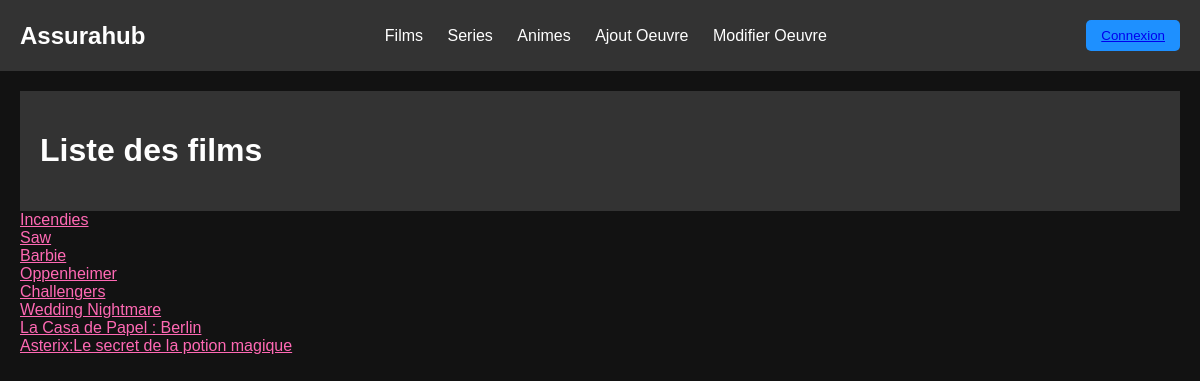
/View/index.php, run on the app's committed database.
### tables this page shows
create table OeuvreCinematographique (
codifOC int AUTO_INCREMENT, 
titreOriginal VARCHAR(250) NOT NULL,
titreFrancais VARCHAR(250) NOT NULL,
anneeSortie int NOT NULL,
resume VARCHAR(1000),
nbEpisode int NOT NULL,
codRea int NOT NULL,
classOC int NOT NULL,
codGenre int NOT NULL,
CONSTRAINT OeuvreCinematographique_pk primary key (codifOC),
CONSTRAINT OeuvreCinematographique_Realisateur_fk FOREIGN key (codRea) REFERENCES Realisateur (codRea),
CONSTRAINT OeuvreCinematographique_Classification_fk FOREIGN key (classOC) REFERENCES Classification (classOC),
CONSTRAINT OeuvreCinematographique_Genre_fk FOREIGN key (codGenre) REFERENCES  Genre (codGenre));

### Model/DAO/OeuvreCinematographiqueDAO.php (the view, shortened to what this page needs)
<?php
class OeuvreCinematographiqueDAO {
    private $bdd;
    public function __construct(\PDO $bdd) {
        $this->bdd = $bdd;
    }
    public  function affichageacceuil(){
            $sql= "SELECT codifOC, titreOriginal FROM OeuvreCinematographique ";
        try {
            $resultat = $this->bdd->query($sql);
        } catch (PDOException $e) {
            die($e->getMessage());
        }
            $result = $resultat->fetchAll(\PDO::FETCH_ASSOC);
            $filmacceuil = [];
            foreach ($result as $acceuil){
                $filmacceuil[] = new Filmacceuil(
                    $acceuil['codifOC'],
                    $acceuil['titreOriginal'],
                );
            }
            $liendetail = "detailoeuvre.php";
        foreach ($result as $acceuil) {
            echo "<div class='film-list'>";
            echo "<a href = '$liendetail' class ='film'  >" .$acceuil['titreOriginal'] ." </a href>";
            echo "</div>";
        }
            return $filmacceuil;
    }
}

### View/assets/style.css (style rules this page uses)
body { background-color: #121212; color: #FFFFFF; font-family: Arial, sans-serif; margin: 0; padding: 0; }
.film { color: hotpink; }

### data on the page
oeuvrecinematographique: titreOriginal "Incendies"
oeuvrecinematographique: titreOriginal "Saw"
oeuvrecinematographique: titreOriginal "Barbie"
oeuvrecinematographique: titreOriginal "Oppenheimer"
oeuvrecinematographique: titreOriginal "Challengers"
oeuvrecinematographique: titreOriginal "Wedding Nightmare"
oeuvrecinematographique: titreOriginal "La Casa de Papel : Berlin"
oeuvrecinematographique: titreOriginal "Asterix:Le secret de la potion magique"
